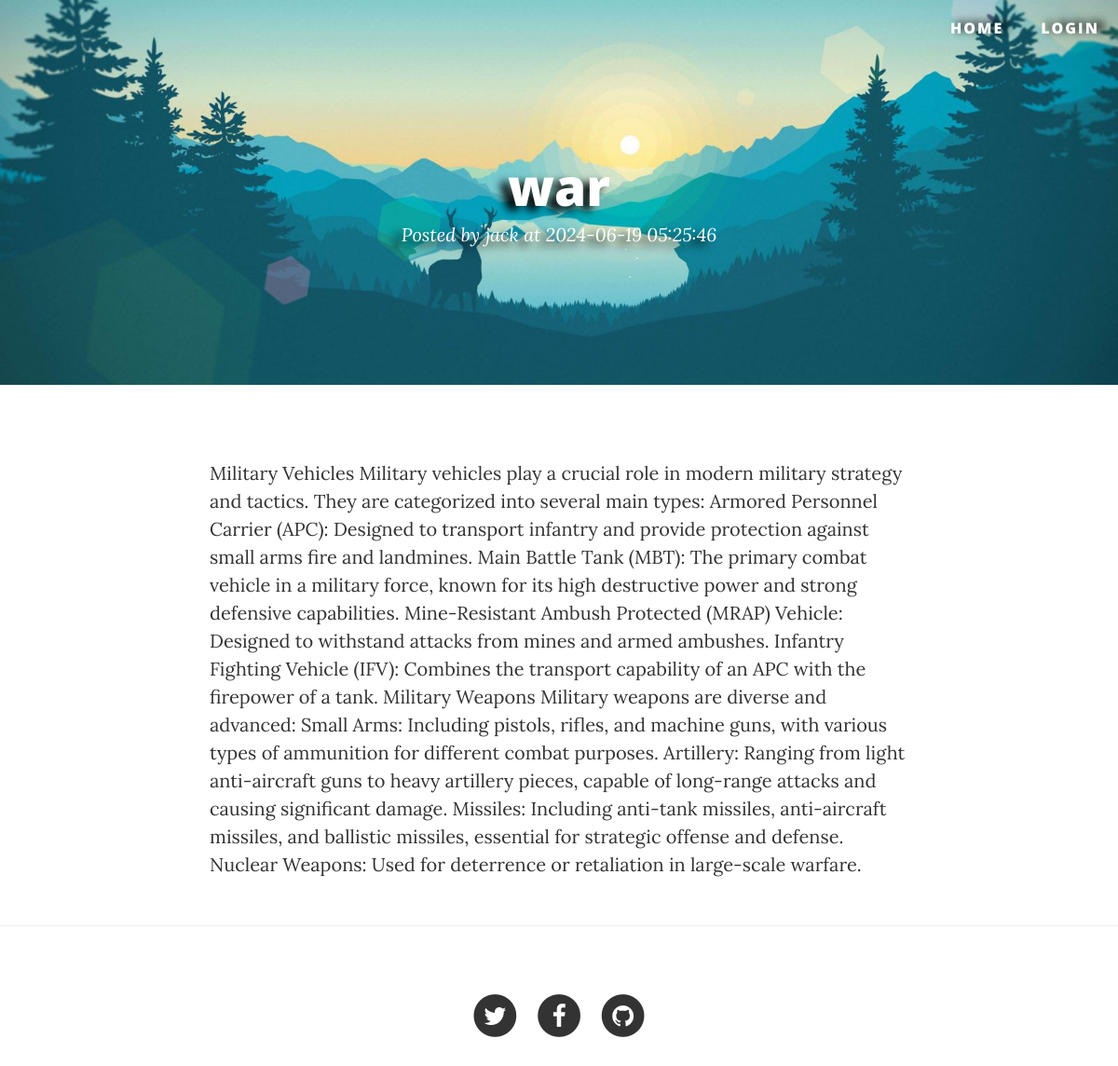
Screenshot of /view/posts/post.php?id=2 with the database file from the repository.
### tables this page shows
CREATE TABLE `posts` (
  `id` int NOT NULL,
  `author_id` int NOT NULL,
  `title` varchar(100) NOT NULL,
  `content` longtext NOT NULL,
  `image` varchar(255) DEFAULT NULL,
  `status` varchar(50) DEFAULT NULL,
  `created_at` timestamp NOT NULL DEFAULT CURRENT_TIMESTAMP,
  `updated_at` timestamp NOT NULL DEFAULT CURRENT_TIMESTAMP ON UPDATE CURRENT_TIMESTAMP
);

CREATE TABLE `accounts` (
  `id` int NOT NULL,
  `user_id` int NOT NULL,
  `username` varchar(100) NOT NULL,
  `password` varchar(255) NOT NULL,
  `status` int NOT NULL
);

CREATE TABLE `users` (
  `id` int NOT NULL,
  `full_name` varchar(255) NOT NULL,
  `address` varchar(255) NOT NULL,
  `age` int NOT NULL,
  `sex` varchar(10) NOT NULL,
  `phone_number` varchar(255) NOT NULL,
  `email` varchar(50) NOT NULL,
  `role` varchar(50) DEFAULT NULL,
  `status` varchar(50) DEFAULT NULL,
  `created_at` timestamp NOT NULL DEFAULT CURRENT_TIMESTAMP,
  `updated_at` timestamp NOT NULL DEFAULT CURRENT_TIMESTAMP ON UPDATE CURRENT_TIMESTAMP
);

### model/blogs.php (called while the page is built, shortened)
<?php
class Blogs {
    private $author_id;
    private $title;
    private $content;
    private $updated_at;
    public function __construct(
        $pdo,
        $id = null,
        $author_id = null,
        $title = null,
        $content = null,
        $image = [],
        $status = null,
        $image_path = null,
        $directory_file_call = null,
        $updated_at = null
    ){
        $this->author_id = $author_id;
        $this->title = $title;
        $this->content = $content;
        $this->updated_at = $updated_at;
    }
    public function getAuthorId() {
        return $this->author_id;
    }
    public function getTitle() {
        return $this->title;
    }
    public function getContent() {
        return $this->content;
    }
    public function getUpdatedAt(){
        return $this->updated_at;
    }
    public static function getById($pdo, $id): Blogs
    {
        try{
            $stmt = $pdo->prepare(self::BASE_QUERY . self::TABLE.".".self::ID. " = ?");
            $stmt->execute([$id]);
            $result = $stmt->fetchAll(PDO::FETCH_ASSOC);
            if(count($result)){
                foreach ($result as $value){
                    return new Blogs(
                        $pdo,
                        $value['id'],
                        $value['author_id'],
                        $value['title'],
                        $value['content'],
                        null,
                        $value['status'],
                        $value['image'],
                        null,
                        $value['updated_at']
                    );
                }
            }
            return new Blogs($pdo);
        } catch (PDOException $e) {
            throw new exception('Cannot get post with id: '.$id. ' cause: '.  $e->getMessage());
        }
    }
}

### model/users.php (called while the page is built, shortened)
<?php
class Users
{
    private $id;
    private $full_name;
    public function __construct(
        $pdo,
        $id = null,
        $full_name = null,
        $address = null,
        $age = null,
        $sex = null,
        $phone_number = null,
        $email = null,
        $username = null,
        $password = null,
        $role = self::ROLE_USER,
        $status = self::STATUS_ACTIVE
    ){
        $this->id = $id;
        $this->full_name = $full_name;
    }
    public function getId() {
        return $this->id;
    }
    public function getFullName() {
        return $this->full_name;
    }
    public static function getById($pdo, $id): Users
    {
        try{
            $stmt = $pdo->prepare(self::BASE_QUERY . self::TABLE. "." . self::ID. " = ?");
            $stmt->execute([$id]);
            $result = $stmt->fetchAll(PDO::FETCH_ASSOC);
            if(count($result)){
                foreach ($result as $value){
                    return new Users(
                        $pdo,
                        $value['id'],
                        $value['full_name'],
                        $value['address'],
                        $value['age'],
                        $value['sex'],
                        $value['phone_number'],
                        $value['email'],
                        $value['username'],
                        $value['password'],
                        $value['role'],
                        $value['status']
                    );
                }
            }
            return new Users($pdo);
        } catch (PDOException $e) {
            throw new exception('Cannot get user with id: '.$id.' cause: '.  $e->getMessage());
        }
    }
}

### view/posts/post.php (the view, shortened to what this page needs)
<?php
include_once "../../model/blogs.php";
include_once "../../model/users.php";
$author_name = '';
$user_id = '';
$author_id = '';
$username = 'User';
$title = '';
$content = '';
$updated_at = '';
if (isset($_GET['id'])){
    try {
        $user_id = $_SESSION['user_id'] ?? '';
        $username = $_SESSION['name'] ?? '';
        $pdo = new Database();
        $pdo->setAttribute(PDO::ATTR_EMULATE_PREPARES, false);
        $pdo->setAttribute(PDO::ATTR_ERRMODE, PDO::ERRMODE_EXCEPTION);
        $post = Blogs::getById($pdo,$_GET['id']);
        $author = Users::getById($pdo, $post->getAuthorId());
        $author_id = $author->getId();
        $author_name = $author->getFullName();
        $title = $post->getTitle();
        $content = $post->getContent();
        $updated_at = $post->getUpdatedAt();
    } catch (Exception $e) {
        $error = 'Can not get list posts: '.  $e->getMessage();
    }
}
?>
<!DOCTYPE html>
<html lang="en">
<head>
    <link href="../resource/vendor/bootstrap/css/bootstrap.min.css" rel="stylesheet">
    <link href="../resource/css/clean-blog.css" rel="stylesheet">
    <link href="../resource/vendor/font-awesome/css/font-awesome.min.css" rel="stylesheet" type="text/css">
</head>
<body>
<nav class="navbar navbar-default navbar-custom navbar-fixed-top">
    <div class="container-fluid">
        <div class="collapse navbar-collapse" id="bs-example-navbar-collapse-1">
            <ul class="nav navbar-nav navbar-right">
                <li>
                    <a href="../../index.php">Home</a>
                </li>
                <?php
                if (isset($_SESSION['login']) && $user_id) {
                    echo "
                            <li class='dropdown'>
                                <a class='dropbtn'> Welcome ".$username. "</a>
                                <div class='dropdown-content'>
                                    <a class='dropdown_item-1' href='../user/detail.php?id=".$user_id."'>Account</a>
                                    <a class='dropdown_item-2' href='../posts/create.php'>Create Posts</a>
                                    <a class='dropdown_item-3' href='../logout.php'>Logout</a>
                                </div>
                            </li>";
                }else{
                    echo "<li><a href='../login.php'>Login</a></li>";
                }
                ?>
            </ul>
        </div>
    </div>
</nav>
<header class="intro-header">
    <div class="container">
        <div class="row">
            <div class="col-lg-8 col-lg-offset-2 col-md-10 col-md-offset-1">
                <div class="post-heading" style="text-align: center">
                    <h1><?= $title?></h1>
                    <span class="meta">Posted by <a href="list_by_author.php?author_id=<?= $author_id ?>"><?= $author_name ?></a> at <?= $updated_at ?></span>
                </div>
            </div>
        </div>
    </div>
</header>
<article>
    <div class="container">
        <div class="row">
            <div class="col-lg-8 col-lg-offset-2 col-md-10 col-md-offset-1">
                <p><?= $content ?></p>
            </div>
        </div>
    </div>
</article>
<hr>
<footer>
    <div class="container">
        <div class="row">
            <div class="col-lg-8 col-lg-offset-2 col-md-10 col-md-offset-1">
                <ul class="list-inline text-center">
                    <li>
                        <a href="#">
                                <span class="fa-stack fa-lg">
                                    <i class="fa fa-circle fa-stack-2x"></i>
                                    <i class="fa fa-twitter fa-stack-1x fa-inverse"></i>
                                </span>
                        </a>
                    </li>
                    <li>
                        <a href="#">
                                <span class="fa-stack fa-lg">
                                    <i class="fa fa-circle fa-stack-2x"></i>
                                    <i class="fa fa-facebook fa-stack-1x fa-inverse"></i>
                                </span>
                        </a>
                    </li>
                    <li>
                        <a href="#">
                                <span class="fa-stack fa-lg">
                                    <i class="fa fa-circle fa-stack-2x"></i>
                                    <i class="fa fa-github fa-stack-1x fa-inverse"></i>
                                </span>
                        </a>
                    </li>
                </ul>
            </div>
        </div>
    </div>
</footer>
</body>
</html>

### view/resource/css/clean-blog.css (style rules this page uses)
body { font-family: 'Lora', 'Times New Roman', serif; font-size: 20px; color: #333333; }
p { line-height: 1.5; margin: 30px 0; }
h1, h2, h3, h4, h5, h6 { font-family: 'Open Sans', 'Helvetica Neue', Helvetica, Arial, sans-serif; font-weight: 800; }
a { color: #333333; }
.navbar-custom { position: absolute; top: 0; left: 0; width: 100%; z-index: 3; font-family: 'Open Sans', 'Helvetica Neue', Helvetica, Arial, sans-serif; }
.navbar-custom .nav li a { text-transform: uppercase; font-size: 16px; font-weight: 1000; letter-spacing: 2px; filter: drop-shadow(7px -2px 5px black); }
@media only screen and (min-width: 768px) { .navbar-custom { background: transparent; border-bottom: 1px solid transparent; } }
@media only screen and (min-width: 768px) { .navbar-custom .nav li a { color: white; padding: 20px; } }
@media only screen and (min-width: 1170px) { .navbar-custom { -webkit-transition: background-color 0.3s; -moz-transition: background-color 0.3s; transition: background-color 0.3s; -webkit-transform: translate3d(0, 0, 0); -moz-transform: translate3d(0, 0, 0); -ms-transform: translate3d(0, 0, 0); -o-transform: translate3d(0, 0, 0); transform: translate3d(0, 0, 0); -webkit-backface-visibility: hidden; backface-visibility: hidden; } }
.intro-header { -webkit-background-size: cover; -moz-background-size: cover; -o-background-size: cover; margin-bottom: 50px; content: ""; position: relative; top: 0; left: 0; width: 100%; height: 100%; background-image: url("../img/background.jpg"); background-position: center 80%; background-size: cover; }
.intro-header .site-heading, .intro-header .post-heading, .intro-header .page-heading { filter: drop-shadow(-9px 5px 5px black); padding: 100px 0 50px; color: white; }
@media only screen and (min-width: 768px) { .intro-header .site-heading, .intro-header .post-heading, .intro-header .page-heading { padding: 150px 0; } }
.intro-header .post-heading h1 { font-size: 35px; }
.intro-header .post-heading .subheading, .intro-header .post-heading .meta { line-height: 1.1; display: block; }
.intro-header .post-heading .meta { font-family: 'Lora', 'Times New Roman', serif; font-style: italic; font-weight: 300; font-size: 20px; }
.intro-header .post-heading .meta a { color: white; }
@media only screen and (min-width: 768px) { .intro-header .post-heading h1 { font-size: 55px; } }
footer { padding: 50px 0 65px; }
footer .list-inline { margin: 0; padding: 0; }
body { -webkit-tap-highlight-color: #0085A1; }
.container { position: relative; }

### rows the page displays
posts: title "war", updated_at "2024-06-19 05:25:46", content "Military Vehicles Military vehicles play a crucial role in modern military strategy and tactics. They are categorized into several main types: Armored Personnel Carrier (APC): Designed to transport infantry and provide protection against small arms fire and landmines. Main Battle Tank (MBT): The primary combat vehicle in a military force, known for its high destructive power and strong defensive capabilities. Mine-Resistant Ambush Protected (MRAP) Vehicle: Designed to withstand attacks from mines and armed ambushes. Infantry Fighting Vehicle (IFV): Combines the transport capability of an APC with the firepower of a tank. Military Weapons Military weapons are diverse and advanced: Small…"
accounts: user.full_name "jack"
